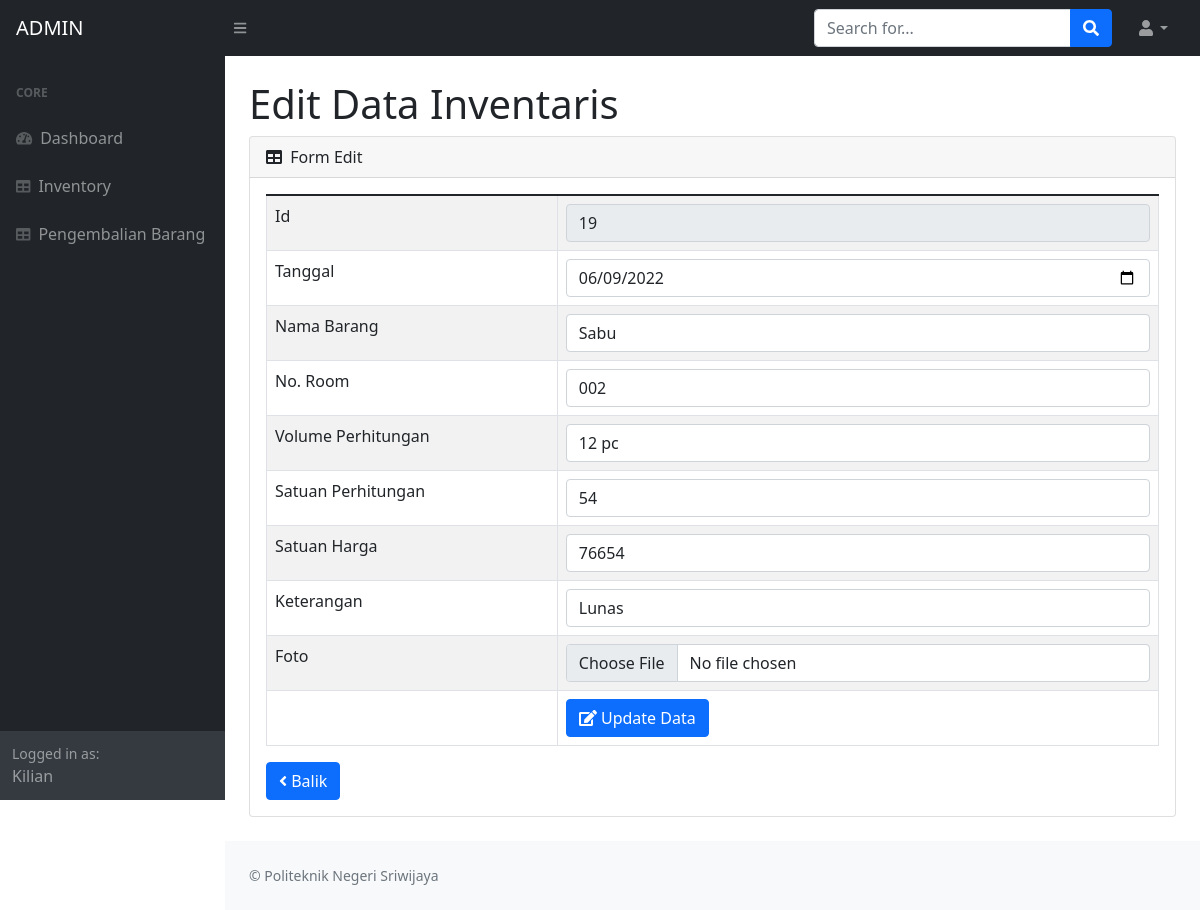
Screenshot of /officer.php?page=inventory_officer/edit&inventory_officer=19 (signed in) with the database file from the repository.
### tables this page shows
CREATE TABLE `inventory_admin` (
  `id` int(20) NOT NULL,
  `tanggal` date NOT NULL,
  `nama_barang` varchar(100) NOT NULL,
  `no_room` varchar(20) NOT NULL,
  `volume_perhitungan` varchar(100) NOT NULL,
  `satuan_perhitungan` int(20) NOT NULL,
  `satuan_harga` int(20) NOT NULL,
  `total_harga` int(20) NOT NULL,
  `keterangan` varchar(75) NOT NULL,
  `status` varchar(20) NOT NULL,
  `foto` varchar(250) NOT NULL
);

### fungsi/view/view.php (called while the page is built, shortened)
<?php
	 class view {
		protected $db;
		function __construct($db){
			$this->db = $db;
		}
			function inventoryadmin_edit($id){
				$sql = "select * from inventory_admin where id=?";
				$row = $this-> db -> prepare($sql);
				$row -> execute(array($id));
				$hasil = $row -> fetch();
				return $hasil;
			}
	 }

### admin/module/inventory_officer/edit/index.php (the view, shortened to what this page needs)
      <?php
	$id = $_GET['inventory_officer'];
	$hasil = $lihat -> inventoryadmin_edit($id);
?>
	 <div id="layoutSidenav_content">
                  <div class="col-lg-12 main-chart">
						<div class="container-fluid px-4">
                        <h1 class="mt-4">Edit Data Inventaris</h1>
						<div class="card mb-4">
                            <div class="card-header">
                                <i class="fas fa-table me-1"></i>
                                Form Edit
                            </div>
							<div class="card-body">
							<table class="table table-bordered table-striped" >
							<form action="fungsi/edit/edit_officer.php?inventory_admin=edit" method="POST" enctype="multipart/form-data">
											<tr>
												<td>Id</td>
												<td><input type="number" required readonly value="<?php echo $hasil['id'];?>"class="form-control"  name="id"></td>
											</tr>
                                            <tr>
												<td>Tanggal</td>
												<td><input type="date" required value="<?php echo $hasil['tanggal'];?>"class="form-control"  name="tanggal"></td>
											</tr>
                                             <tr>
												<td>Nama Barang</td>
												<td><input type="text" required value="<?php echo $hasil['nama_barang'];?>"class="form-control"  name="nama_barang"></td>
											</tr>
											<tr>
												<td>No. Room</td>
												<td><input type="text" required value="<?php echo $hasil['no_room'];?>"class="form-control"  name="no_room"></td>
											</tr>
                                            <tr>
												<td>Volume Perhitungan</td>
												<td><input type="text" required value="<?php echo $hasil['volume_perhitungan'];?>" class="form-control"  name="volume_perhitungan"></td>
											</tr>
                                            <tr>
												<td>Satuan Perhitungan</td>
												<td><input type="number" required value="<?php echo $hasil['satuan_perhitungan'];?>" required class="form-control"  name="satuan_perhitungan"></td>
											</tr>
                                            <tr>
												<td>Satuan Harga</td>
												<td><input type="number" required value="<?php echo $hasil['satuan_harga'];?>" class="form-control"  name="satuan_harga"></td>
											</tr>
                                            <tr>
												<td>Keterangan</td>
												<td><input type="text" required value="<?php echo $hasil['keterangan'];?>"class="form-control"  name="keterangan"></td>
											</tr>
											<tr>
												<td>Foto</td>
												<td><input type="file" required value="<?php echo $hasil['foto'];?>"class="form-control"  name="foto"></td>
											</tr>
                                            <tr>
									<td></td>
									<td><button class="btn btn-primary"><i class="fa fa-edit"></i> Update Data</button>
										</td>
								</tr>
							</form>
						</table>
						<a href="officer.php?page=inventory_officer"><button class="btn btn-primary"><i class="fa fa-angle-left"></i> Balik </button></a>
							</div>
						</div>
				  </div>
				  </div>

### rows the page displays
inventory_admin: id "19", tanggal "06/09/2022", nama_barang "Sabu", no_room "002", volume_perhitungan "12 pc", satuan_perhitungan "54", satuan_harga "76654", keterangan "Lunas"

### other values shown
$_SESSION['jenis_user'] "ADMIN"
$_SESSION['username'] "Kilian"
